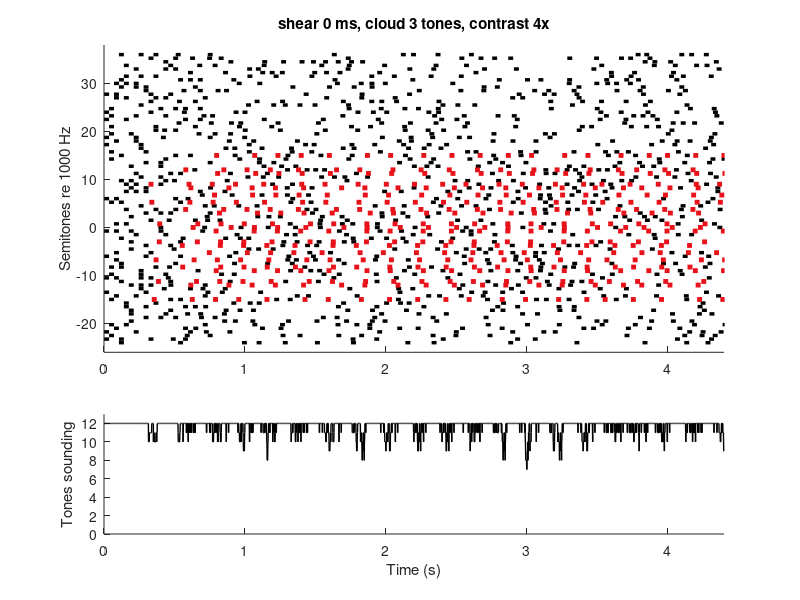

The MATLAB script that drew this image:
function out = sfg_stimulus(varargin)
% Figure-ground stimulus: a frozen tone pattern repeated inside a tone cloud.
% Generates, plays, plots and saves. Pass name/value pairs to override config.
%
%   sfg_stimulus                                  % coherent figure
%   sfg_stimulus('toneStepMs', 10)                % sheared into a staircase
%   sfg_stimulus('flatEnvelope', true)            % hold the total constant

cfg = config();
for i = 1:2:numel(varargin)
    cfg.(varargin{i}) = varargin{i+1};
end
rng(cfg.seed);

check_flat(cfg);
pool = make_pool(cfg);
fig  = make_figure(cfg, pool);
cld  = make_cloud(cfg, pool, fig);
out  = render(cfg, pool, fig, cld);

report(cfg, pool, fig, cld, out);
if cfg.doPlot, show(cfg, pool, fig, cld, out); end
if ~isempty(cfg.wavFile)
    audiowrite(cfg.wavFile, out.mix(:), cfg.fs, 'BitsPerSample', 24);
end
if cfg.doPlay, sound(out.mix, cfg.fs); end
end

% ------------------------------------------------------------------ config
function cfg = config()
cfg.fs             = 48000;
cfg.seed           = 3;

% --- tone
cfg.toneMs         = 35;      % duration of every tone, figure and cloud
cfg.rampMs         = 5;       % raised-cosine onset/offset

% --- figure
cfg.nTones         = 7;      % tones per syllable
cfg.nSyllables     = 3;       % syllables per word
cfg.rateHz         = 5;       % word repetition rate
cfg.toneStepMs     = 0;       % shear between successive tones (0 = chord)
cfg.syllableStepMs = 200;     % onset spacing between syllables
cfg.order          = 'rise';  % 'rise' or 'fall' staircase
cfg.spanSt         = 24;      % frequency span of one syllable, semitones
cfg.syllableStepSt = 3;       % transposition between syllables

% --- jitter
cfg.toneJitterMs   = 50;       % random offset of each tone within a syllable
cfg.wordJitterMs   = 40;      % random displacement of each whole word
cfg.freezeInternal = true;    % draw the within-word jitter once and reuse it

% --- cloud
cfg.cloudTones     = 3;       % tones sounding at once: the sparsity control
cfg.flatEnvelope   = true;    % true: cloud fills the figure's gaps so the
                              % total never moves. See check_flat below for
                              % the two conditions this needs.
cfg.shareChannels  = true;   % let the cloud use the figure's own channels
cfg.contrast       = 4;       % figure/background per-channel rate ratio,
                              % which sets the pool size
cfg.dealerSlack    = 5;       % looseness of channel balancing; 1 makes the
                              % background regular, which competes with the
                              % figure
cfg.guardMs        = 25;      % silence forced around a channel's own tones

% --- pool
cfg.fRefHz         = 1000;
cfg.poolSt         = [-24 36];

% --- presentation
cfg.durationS      = 20;
cfg.leadMs         = 400;
cfg.tailMs         = 600;
cfg.peakDbfs       = -3;
cfg.doPlay         = true;
cfg.doPlot         = true;
cfg.wavFile        = 'sfg_stimulus.wav';
end

% ------------------------------------------------------------------- check
function check_flat(cfg)
% A uniform envelope needs the cloud to fill whatever the figure leaves, and
% it can only do that with tones of its own length. Two things follow.
if ~cfg.flatEnvelope, return; end

% The figure's own profile must be piecewise constant on tone-length blocks,
% which means the shear is 0 or a whole number of tones. Anything between
% makes the figure's concurrency change faster than the cloud can track:
% measured at a 25 ms tone, a 10 ms shear leaves the total below target 26%
% of the time and a 20 ms shear 49%, against under 1% at 0, 25 or 50 ms.
r = mod(cfg.toneStepMs, cfg.toneMs);
if r > 1e-9
    warning('sfg:shear', ...
        ['toneStepMs %g is not a multiple of toneMs %g, so the envelope ' ...
         'cannot be uniform. Use %g or %g.'], ...
        cfg.toneStepMs, cfg.toneMs, ...
        floor(cfg.toneStepMs/cfg.toneMs)*cfg.toneMs, ...
        ceil(cfg.toneStepMs/cfg.toneMs)*cfg.toneMs);
end

% The total can never be below the figure's own peak, so a coherent n-tone
% chord forces an n-tone background however sparse you asked for.
if cfg.toneStepMs < cfg.toneMs
    peak = cfg.nTones;
else
    peak = max(1, ceil(cfg.toneMs / max(cfg.toneStepMs, eps)));
end
if peak > cfg.cloudTones
    warning('sfg:density', ...
        ['the figure peaks at %d tones, so a uniform envelope needs %d ' ...
         'in the background, not the %d requested.'], ...
        peak, peak, cfg.cloudTones);
end
end

% -------------------------------------------------------------------- pool
function pool = make_pool(cfg)
% Channel count follows from the contrast you ask for: a figure channel
% sounds rateHz times a second, a background one gets the cloud spread over
% the remaining channels.
nFig  = cfg.nTones * cfg.nSyllables;
toneS = cfg.toneMs / 1000;
want  = cfg.cloudTones * cfg.contrast / (toneS * cfg.rateHz) + nFig;

grids  = 0.25:0.25:12;
counts = floor(diff(cfg.poolSt) ./ grids) + 1;
[~, i] = min(abs(counts - want));

pool.gridSt = grids(i);
pool.st     = cfg.poolSt(1):pool.gridSt:cfg.poolSt(2);
pool.f      = cfg.fRefHz * 2.^(pool.st / 12);
pool.n      = numel(pool.st);

% figure channels: evenly spread across the middle, so they always land on
% the grid however many there are
lo   = round(0.15 * (pool.n - 1)) + 1;
span = round(cfg.spanSt / pool.gridSt);
step = round(cfg.syllableStepSt / pool.gridSt);
if lo + span + (cfg.nSyllables-1)*step > pool.n
    error('figure spans %g st beyond the %g st pool', ...
        cfg.spanSt + (cfg.nSyllables-1)*cfg.syllableStepSt, diff(cfg.poolSt));
end
base = round(linspace(lo, lo + span, cfg.nTones))';
pool.figIdx = base + (0:cfg.nSyllables-1) * step;   % nTones x nSyllables
end

% ------------------------------------------------------------------ figure
function fig = make_figure(cfg, pool)
period = 1000 / cfg.rateHz;
nWords = max(1, round(cfg.durationS * cfg.rateHz));
lead   = max(cfg.leadMs, cfg.wordJitterMs + cfg.toneJitterMs + cfg.toneMs);

lag = (0:cfg.nTones-1)' * cfg.toneStepMs;
if strcmp(cfg.order, 'fall'), lag = flipud(lag); end
lag = lag + (0:cfg.nSyllables-1) * cfg.syllableStepMs;   % nTones x nSyl

frozen = (2*rand(size(lag)) - 1) * cfg.toneJitterMs;

% A word onset quantised to whole tone lengths keeps the cloud's own tiling
% aligned with it, which is what lets the flat mode stay flat.
if cfg.flatEnvelope && cfg.wordJitterMs >= cfg.toneMs
    k = floor(cfg.wordJitterMs / cfg.toneMs);
    jitter = randi([-k k], 1, nWords) * cfg.toneMs;
else
    jitter = (2*rand(1, nWords) - 1) * cfg.wordJitterMs;
end

chan = []; onset = []; word = [];
for w = 1:nWords
    t0 = lead + (w-1) * period + jitter(w);
    if cfg.freezeInternal
        dj = frozen;
    else
        dj = (2*rand(size(lag)) - 1) * cfg.toneJitterMs;
    end
    t = round(t0 + lag + dj);
    chan  = [chan;  pool.figIdx(:)];
    onset = [onset; t(:)];
    word  = [word;  repmat(w, numel(t), 1)];
end

fig.chan    = chan;
fig.onsetMs = onset;
fig.word    = word;
fig.nWords  = nWords;
fig.period  = period;
fig.totalMs = max(onset) + cfg.toneMs + cfg.tailMs;
end

% ------------------------------------------------------------------- cloud
function cld = make_cloud(cfg, pool, fig)
T     = fig.totalMs;
tone  = cfg.toneMs;
guard = cfg.guardMs;

conc = zeros(1, T);
busy = false(pool.n, T);

for i = 1:numel(fig.onsetMs)
    o = fig.onsetMs(i);
    if cfg.flatEnvelope
        conc(o : o+tone-1) = conc(o : o+tone-1) + 1;
    end
    g = max(1, o-guard) : min(T, o+tone-1+guard);
    busy(fig.chan(i), g) = true;
end

if cfg.flatEnvelope
    target = max(max(conc), cfg.cloudTones);
else
    target = cfg.cloudTones;
end

% The cloud is kept off the figure's channels by default. Sharing them means
% a cloud tone can only fall in the gap between two figure tones, which is
% heard as a beat halfway through the figure's period.
if ~cfg.shareChannels
    busy(unique(fig.chan), :) = true;
end

seen = zeros(1, pool.n);
chan = zeros(0, 1); onset = zeros(0, 1);

for o = 1 : T - tone + 1
    w = o : o+tone-1;
    while max(conc(w)) < target
        [~, ord] = sort(floor(seen / cfg.dealerSlack) + rand(1, pool.n));
        k = 0;
        for c = ord
            if ~any(busy(c, w)), k = c; break; end
        end
        if k == 0, break; end
        conc(w) = conc(w) + 1;
        busy(k, max(1, o-guard) : min(T, o+tone-1+guard)) = true;
        seen(k) = seen(k) + 1;
        chan(end+1, 1)  = k;      %#ok<AGROW>
        onset(end+1, 1) = o;      %#ok<AGROW>
    end
end

cld.chan    = chan;
cld.onsetMs = onset;
end

% ------------------------------------------------------------------ render
function out = render(cfg, pool, fig, cld)
n = round(cfg.toneMs * cfg.fs / 1000);
N = round(fig.totalMs * cfg.fs / 1000) + n;

t    = (0:n-1) / cfg.fs;
pips = sin(2*pi * pool.f(:) * t) .* gate(n, cfg.rampMs, cfg.fs);

yFig = add_tones(zeros(1, N), pips, fig.chan, fig.onsetMs, cfg.fs, n);
yCld = add_tones(zeros(1, N), pips, cld.chan, cld.onsetMs, cfg.fs, n);

% one gain for both, so the figure-only file is exactly the figure you hear
% inside the mix
g = 10^(cfg.peakDbfs/20) / max(abs(yFig + yCld));

out.mix    = (yFig + yCld) * g;
out.figure = yFig * g;
out.cloud  = yCld * g;
out.fs     = cfg.fs;
end

function y = add_tones(y, pips, chan, onsetMs, fs, n)
for i = 1:numel(chan)
    s = round(onsetMs(i) * fs / 1000) + 1;
    y(s : s+n-1) = y(s : s+n-1) + pips(chan(i), :);
end
end

function env = gate(n, rampMs, fs)
r = round(rampMs * fs / 1000);
env = ones(1, n);
w = sin(pi * (0:r-1) / (2*r)).^2;
env(1:r) = w;
env(end-r+1:end) = fliplr(w);
end

% ------------------------------------------------------------------ report
function report(cfg, pool, fig, cld, out)
tone = cfg.toneMs;
T    = fig.totalMs;

c = zeros(1, T);
for o = [fig.onsetMs; cld.onsetMs]', c(o:o+tone-1) = c(o:o+tone-1) + 1; end
inner = c(cfg.leadMs : T - cfg.tailMs);

use = accumarray([fig.chan; cld.chan], 1, [pool.n 1]);
isFig = false(pool.n, 1); isFig(unique(fig.chan)) = true;
dur = fig.nWords * fig.period / 1000;

fprintf('%d Hz | %d tones x %d syllables at %g Hz, %g ms tones\n', ...
    cfg.fs, cfg.nTones, cfg.nSyllables, cfg.rateHz, tone);
fprintf('  shear %g ms (%s), word jitter +-%g ms, tone jitter +-%g ms\n', ...
    cfg.toneStepMs, cfg.order, cfg.wordJitterMs, cfg.toneJitterMs);
fprintf('  pool %d channels %.0f-%.0f Hz on a %g st grid\n', ...
    pool.n, pool.f(1), pool.f(end), pool.gridSt);
fprintf('  concurrency %d-%d, mean %.2f +- %.2f%s\n', ...
    min(inner), max(inner), mean(inner), std(inner), ...
    ternary(cfg.flatEnvelope, ' (flat)', ''));
fprintf('  figure channel %.1f/s vs background %.1f/s: contrast %.1fx\n', ...
    mean(use(isFig))/dur, mean(use(~isFig))/dur, ...
    mean(use(isFig)) / max(mean(use(~isFig)), eps));
fprintf('  peak %.2f dBFS, %.1f s\n', ...
    20*log10(max(abs(out.mix))), numel(out.mix)/cfg.fs);
end

function s = ternary(c, a, b)
if c, s = a; else, s = b; end
end

% -------------------------------------------------------------------- plot
function show(cfg, pool, fig, cld, out)
win = min(fig.totalMs, cfg.leadMs + 4000);
tone = cfg.toneMs;

figure('Color', 'w', 'Position', [100 100 1100 620]);

subplot(3, 1, [1 2]); hold on
draw(cld.chan, cld.onsetMs, pool.st, tone, win, [0 0 0], 2.5);
draw(fig.chan, fig.onsetMs, pool.st, tone, win, [0.91 0.07 0.10], 3.5);
xlim([0 win/1000]); ylim(cfg.poolSt + [-2 2]);
ylabel(sprintf('Semitones re %g Hz', cfg.fRefHz));
title(sprintf('shear %g ms, cloud %d tones, contrast %gx', ...
    cfg.toneStepMs, cfg.cloudTones, cfg.contrast));
box off

subplot(3, 1, 3);
c = zeros(1, fig.totalMs);
for o = [fig.onsetMs; cld.onsetMs]', c(o:o+tone-1) = c(o:o+tone-1) + 1; end
plot((1:win)/1000, c(1:win), 'k', 'LineWidth', 1);
xlim([0 win/1000]); ylim([0 max(c)+1]);
xlabel('Time (s)'); ylabel('Tones sounding'); box off
end

function draw(chan, onsetMs, st, tone, win, col, lw)
k = onsetMs < win;
x = [onsetMs(k)'; onsetMs(k)' + tone; nan(1, sum(k))] / 1000;
y = repmat(reshape(st(chan(k)), 1, []), 3, 1); y(3, :) = nan;
plot(x(:), y(:), 'Color', col, 'LineWidth', lw);
end
